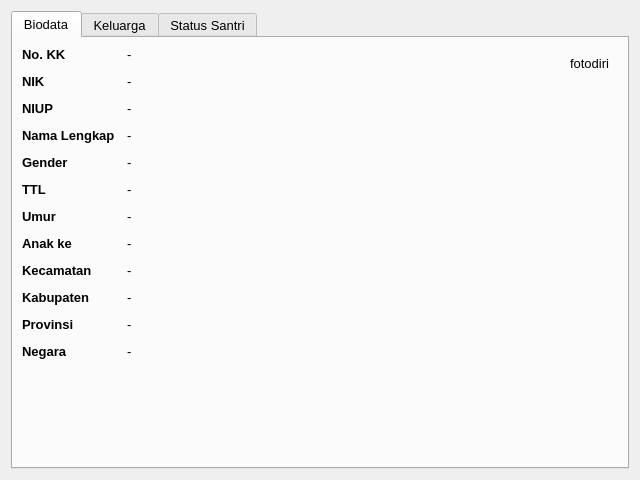
<?xml version="1.0" encoding="UTF-8"?>
<ui version="4.0">
 <class>Dialog</class>
 <widget class="QDialog" name="Dialog">
  <property name="geometry">
   <rect>
    <x>0</x>
    <y>0</y>
    <width>640</width>
    <height>480</height>
   </rect>
  </property>
  <property name="font">
   <font>
    <pointsize>10</pointsize>
   </font>
  </property>
  <property name="windowTitle">
   <string>Profile User</string>
  </property>
  <layout class="QGridLayout" name="gridLayout_4">
   <item row="0" column="0">
    <widget class="QTabWidget" name="tabWidget">
     <property name="currentIndex">
      <number>0</number>
     </property>
     <widget class="QWidget" name="tabBiodata">
      <attribute name="title">
       <string>Biodata</string>
      </attribute>
      <layout class="QGridLayout" name="gridLayout_3">
       <item row="0" column="0">
        <widget class="QWidget" name="widget" native="true">
         <property name="sizePolicy">
          <sizepolicy hsizetype="Expanding" vsizetype="Expanding">
           <horstretch>0</horstretch>
           <verstretch>0</verstretch>
          </sizepolicy>
         </property>
         <layout class="QFormLayout" name="formLayout">
          <property name="horizontalSpacing">
           <number>12</number>
          </property>
          <property name="verticalSpacing">
           <number>12</number>
          </property>
          <property name="leftMargin">
           <number>0</number>
          </property>
          <property name="topMargin">
           <number>0</number>
          </property>
          <property name="rightMargin">
           <number>0</number>
          </property>
          <property name="bottomMargin">
           <number>0</number>
          </property>
          <item row="0" column="0">
           <widget class="QLabel" name="label">
            <property name="font">
             <font>
              <weight>75</weight>
              <bold>true</bold>
             </font>
            </property>
            <property name="text">
             <string>No. KK</string>
            </property>
           </widget>
          </item>
          <item row="0" column="1">
           <widget class="QLabel" name="label_nokk">
            <property name="text">
             <string>-</string>
            </property>
           </widget>
          </item>
          <item row="1" column="0">
           <widget class="QLabel" name="label_2">
            <property name="font">
             <font>
              <weight>75</weight>
              <bold>true</bold>
             </font>
            </property>
            <property name="text">
             <string>NIK</string>
            </property>
           </widget>
          </item>
          <item row="1" column="1">
           <widget class="QLabel" name="label_nik">
            <property name="text">
             <string>-</string>
            </property>
           </widget>
          </item>
          <item row="2" column="0">
           <widget class="QLabel" name="label_3">
            <property name="font">
             <font>
              <weight>75</weight>
              <bold>true</bold>
             </font>
            </property>
            <property name="text">
             <string>NIUP</string>
            </property>
           </widget>
          </item>
          <item row="2" column="1">
           <widget class="QLabel" name="label_niup">
            <property name="text">
             <string>-</string>
            </property>
           </widget>
          </item>
          <item row="3" column="0">
           <widget class="QLabel" name="label_4">
            <property name="font">
             <font>
              <weight>75</weight>
              <bold>true</bold>
             </font>
            </property>
            <property name="text">
             <string>Nama Lengkap</string>
            </property>
           </widget>
          </item>
          <item row="3" column="1">
           <widget class="QLabel" name="label_nama_lengkap">
            <property name="text">
             <string>-</string>
            </property>
           </widget>
          </item>
          <item row="4" column="0">
           <widget class="QLabel" name="label_5">
            <property name="font">
             <font>
              <weight>75</weight>
              <bold>true</bold>
             </font>
            </property>
            <property name="text">
             <string>Gender</string>
            </property>
           </widget>
          </item>
          <item row="4" column="1">
           <widget class="QLabel" name="label_gender">
            <property name="text">
             <string>-</string>
            </property>
           </widget>
          </item>
          <item row="5" column="0">
           <widget class="QLabel" name="label_6">
            <property name="font">
             <font>
              <weight>75</weight>
              <bold>true</bold>
             </font>
            </property>
            <property name="text">
             <string>TTL</string>
            </property>
           </widget>
          </item>
          <item row="5" column="1">
           <widget class="QLabel" name="label_ttl">
            <property name="text">
             <string>-</string>
            </property>
           </widget>
          </item>
          <item row="6" column="0">
           <widget class="QLabel" name="label_7">
            <property name="font">
             <font>
              <weight>75</weight>
              <bold>true</bold>
             </font>
            </property>
            <property name="text">
             <string>Umur</string>
            </property>
           </widget>
          </item>
          <item row="6" column="1">
           <widget class="QLabel" name="label_umur">
            <property name="text">
             <string>-</string>
            </property>
           </widget>
          </item>
          <item row="7" column="0">
           <widget class="QLabel" name="label_8">
            <property name="font">
             <font>
              <weight>75</weight>
              <bold>true</bold>
             </font>
            </property>
            <property name="text">
             <string>Anak ke</string>
            </property>
           </widget>
          </item>
          <item row="7" column="1">
           <widget class="QLabel" name="label_anak_ke">
            <property name="text">
             <string>-</string>
            </property>
           </widget>
          </item>
          <item row="8" column="0">
           <widget class="QLabel" name="label_9">
            <property name="font">
             <font>
              <weight>75</weight>
              <bold>true</bold>
             </font>
            </property>
            <property name="text">
             <string>Kecamatan</string>
            </property>
           </widget>
          </item>
          <item row="8" column="1">
           <widget class="QLabel" name="label_kecamatan">
            <property name="text">
             <string>-</string>
            </property>
           </widget>
          </item>
          <item row="9" column="0">
           <widget class="QLabel" name="label_10">
            <property name="font">
             <font>
              <weight>75</weight>
              <bold>true</bold>
             </font>
            </property>
            <property name="text">
             <string>Kabupaten</string>
            </property>
           </widget>
          </item>
          <item row="9" column="1">
           <widget class="QLabel" name="label_kabupaten">
            <property name="text">
             <string>-</string>
            </property>
           </widget>
          </item>
          <item row="10" column="0">
           <widget class="QLabel" name="label_11">
            <property name="font">
             <font>
              <weight>75</weight>
              <bold>true</bold>
             </font>
            </property>
            <property name="text">
             <string>Provinsi</string>
            </property>
           </widget>
          </item>
          <item row="10" column="1">
           <widget class="QLabel" name="label_provinsi">
            <property name="text">
             <string>-</string>
            </property>
           </widget>
          </item>
          <item row="11" column="0">
           <widget class="QLabel" name="label_12">
            <property name="font">
             <font>
              <weight>75</weight>
              <bold>true</bold>
             </font>
            </property>
            <property name="text">
             <string>Negara</string>
            </property>
           </widget>
          </item>
          <item row="11" column="1">
           <widget class="QLabel" name="label_negara">
            <property name="text">
             <string>-</string>
            </property>
           </widget>
          </item>
         </layout>
        </widget>
       </item>
       <item row="0" column="1">
        <widget class="QWidget" name="widget_2" native="true">
         <layout class="QGridLayout" name="gridLayout">
          <item row="0" column="0">
           <widget class="QLabel" name="label_fotodiri">
            <property name="text">
             <string>fotodiri</string>
            </property>
            <property name="alignment">
             <set>Qt::AlignHCenter|Qt::AlignTop</set>
            </property>
           </widget>
          </item>
         </layout>
        </widget>
       </item>
      </layout>
     </widget>
     <widget class="QWidget" name="tabKeluarga">
      <attribute name="title">
       <string>Keluarga</string>
      </attribute>
      <layout class="QGridLayout" name="gridLayout_2">
       <item row="0" column="0">
        <widget class="QTableWidget" name="tableKeluarga">
         <property name="font">
          <font>
           <pointsize>10</pointsize>
          </font>
         </property>
         <property name="editTriggers">
          <set>QAbstractItemView::AnyKeyPressed|QAbstractItemView::EditKeyPressed</set>
         </property>
         <property name="dragDropOverwriteMode">
          <bool>false</bool>
         </property>
         <property name="alternatingRowColors">
          <bool>true</bool>
         </property>
         <property name="selectionBehavior">
          <enum>QAbstractItemView::SelectRows</enum>
         </property>
         <attribute name="verticalHeaderVisible">
          <bool>false</bool>
         </attribute>
        </widget>
       </item>
      </layout>
     </widget>
     <widget class="QWidget" name="tabStatusSantri">
      <attribute name="title">
       <string>Status Santri</string>
      </attribute>
      <layout class="QGridLayout" name="gridLayout_5">
       <item row="1" column="0">
        <widget class="QWidget" name="widget_4" native="true">
         <property name="sizePolicy">
          <sizepolicy hsizetype="Expanding" vsizetype="Expanding">
           <horstretch>0</horstretch>
           <verstretch>0</verstretch>
          </sizepolicy>
         </property>
         <layout class="QGridLayout" name="gridLayout_6">
          <item row="0" column="0">
           <widget class="QLabel" name="label_14">
            <property name="font">
             <font>
              <weight>75</weight>
              <bold>true</bold>
             </font>
            </property>
            <property name="text">
             <string>Domisili Pondok</string>
            </property>
           </widget>
          </item>
          <item row="1" column="0">
           <widget class="QTableWidget" name="tableDomisiliSantri">
            <property name="font">
             <font>
              <pointsize>10</pointsize>
             </font>
            </property>
            <property name="editTriggers">
             <set>QAbstractItemView::NoEditTriggers</set>
            </property>
            <property name="selectionBehavior">
             <enum>QAbstractItemView::SelectRows</enum>
            </property>
            <attribute name="verticalHeaderVisible">
             <bool>false</bool>
            </attribute>
           </widget>
          </item>
         </layout>
        </widget>
       </item>
       <item row="0" column="0">
        <widget class="QWidget" name="widget_3" native="true">
         <layout class="QFormLayout" name="formLayout_2">
          <item row="0" column="0">
           <widget class="QLabel" name="label_13">
            <property name="text">
             <string>NIS</string>
            </property>
           </widget>
          </item>
          <item row="0" column="1">
           <widget class="QLabel" name="label_nis">
            <property name="font">
             <font>
              <weight>75</weight>
              <bold>true</bold>
             </font>
            </property>
            <property name="text">
             <string>-</string>
            </property>
           </widget>
          </item>
          <item row="1" column="0">
           <widget class="QLabel" name="label_15">
            <property name="text">
             <string>Sejak</string>
            </property>
           </widget>
          </item>
          <item row="1" column="1">
           <widget class="QLabel" name="label_santri_sejak">
            <property name="font">
             <font>
              <weight>75</weight>
              <bold>true</bold>
             </font>
            </property>
            <property name="text">
             <string>-</string>
            </property>
           </widget>
          </item>
          <item row="2" column="0" colspan="2">
           <widget class="Line" name="line">
            <property name="orientation">
             <enum>Qt::Horizontal</enum>
            </property>
           </widget>
          </item>
         </layout>
        </widget>
       </item>
      </layout>
     </widget>
    </widget>
   </item>
  </layout>
 </widget>
 <resources/>
 <connections/>
</ui>
